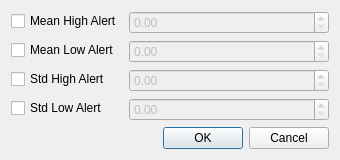
<?xml version="1.0" encoding="UTF-8"?>
<ui version="4.0">
 <class>EditAlertDialog</class>
 <widget class="QDialog" name="EditAlertDialog">
  <property name="geometry">
   <rect>
    <x>0</x>
    <y>0</y>
    <width>323</width>
    <height>145</height>
   </rect>
  </property>
  <property name="windowTitle">
   <string>Edit Alerts</string>
  </property>
  <layout class="QFormLayout" name="formLayout">
   <item row="0" column="0">
    <widget class="QCheckBox" name="meanHighEnabled">
     <property name="text">
      <string>Mean High Alert</string>
     </property>
    </widget>
   </item>
   <item row="0" column="1">
    <widget class="UnitFormatterDoubleSpinBox" name="meanHigh">
     <property name="enabled">
      <bool>false</bool>
     </property>
     <property name="minimumSize">
      <size>
       <width>200</width>
       <height>0</height>
      </size>
     </property>
    </widget>
   </item>
   <item row="1" column="0">
    <widget class="QCheckBox" name="meanLowEnabled">
     <property name="text">
      <string>Mean Low Alert</string>
     </property>
    </widget>
   </item>
   <item row="1" column="1">
    <widget class="UnitFormatterDoubleSpinBox" name="meanLow">
     <property name="enabled">
      <bool>false</bool>
     </property>
     <property name="minimumSize">
      <size>
       <width>200</width>
       <height>0</height>
      </size>
     </property>
    </widget>
   </item>
   <item row="2" column="0">
    <widget class="QCheckBox" name="stdHighEnabled">
     <property name="text">
      <string>Std High Alert</string>
     </property>
    </widget>
   </item>
   <item row="2" column="1">
    <widget class="UnitFormatterDoubleSpinBox" name="stdHigh">
     <property name="enabled">
      <bool>false</bool>
     </property>
     <property name="minimumSize">
      <size>
       <width>200</width>
       <height>0</height>
      </size>
     </property>
    </widget>
   </item>
   <item row="3" column="0">
    <widget class="QCheckBox" name="stdLowEnabled">
     <property name="text">
      <string>Std Low Alert</string>
     </property>
    </widget>
   </item>
   <item row="3" column="1">
    <widget class="UnitFormatterDoubleSpinBox" name="stdLow">
     <property name="enabled">
      <bool>false</bool>
     </property>
     <property name="minimumSize">
      <size>
       <width>200</width>
       <height>0</height>
      </size>
     </property>
    </widget>
   </item>
   <item row="4" column="0" colspan="2">
    <widget class="QDialogButtonBox" name="buttonBox">
     <property name="orientation">
      <enum>Qt::Horizontal</enum>
     </property>
     <property name="standardButtons">
      <set>QDialogButtonBox::Cancel|QDialogButtonBox::Ok</set>
     </property>
    </widget>
   </item>
  </layout>
 </widget>
 <customwidgets>
  <customwidget>
   <class>UnitFormatterDoubleSpinBox</class>
   <extends>QDoubleSpinBox</extends>
   <header>hyperborea.unit_formatter_spinbox</header>
  </customwidget>
 </customwidgets>
 <resources/>
 <connections>
  <connection>
   <sender>buttonBox</sender>
   <signal>accepted()</signal>
   <receiver>EditAlertDialog</receiver>
   <slot>accept()</slot>
   <hints>
    <hint type="sourcelabel">
     <x>164</x>
     <y>127</y>
    </hint>
    <hint type="destinationlabel">
     <x>157</x>
     <y>144</y>
    </hint>
   </hints>
  </connection>
  <connection>
   <sender>buttonBox</sender>
   <signal>rejected()</signal>
   <receiver>EditAlertDialog</receiver>
   <slot>reject()</slot>
   <hints>
    <hint type="sourcelabel">
     <x>164</x>
     <y>133</y>
    </hint>
    <hint type="destinationlabel">
     <x>173</x>
     <y>144</y>
    </hint>
   </hints>
  </connection>
  <connection>
   <sender>meanHighEnabled</sender>
   <signal>toggled(bool)</signal>
   <receiver>meanHigh</receiver>
   <slot>setEnabled(bool)</slot>
   <hints>
    <hint type="sourcelabel">
     <x>53</x>
     <y>19</y>
    </hint>
    <hint type="destinationlabel">
     <x>164</x>
     <y>19</y>
    </hint>
   </hints>
  </connection>
  <connection>
   <sender>meanLowEnabled</sender>
   <signal>toggled(bool)</signal>
   <receiver>meanLow</receiver>
   <slot>setEnabled(bool)</slot>
   <hints>
    <hint type="sourcelabel">
     <x>56</x>
     <y>45</y>
    </hint>
    <hint type="destinationlabel">
     <x>164</x>
     <y>40</y>
    </hint>
   </hints>
  </connection>
  <connection>
   <sender>stdHighEnabled</sender>
   <signal>toggled(bool)</signal>
   <receiver>stdHigh</receiver>
   <slot>setEnabled(bool)</slot>
   <hints>
    <hint type="sourcelabel">
     <x>63</x>
     <y>67</y>
    </hint>
    <hint type="destinationlabel">
     <x>163</x>
     <y>71</y>
    </hint>
   </hints>
  </connection>
  <connection>
   <sender>stdLowEnabled</sender>
   <signal>toggled(bool)</signal>
   <receiver>stdLow</receiver>
   <slot>setEnabled(bool)</slot>
   <hints>
    <hint type="sourcelabel">
     <x>55</x>
     <y>97</y>
    </hint>
    <hint type="destinationlabel">
     <x>164</x>
     <y>99</y>
    </hint>
   </hints>
  </connection>
 </connections>
</ui>
